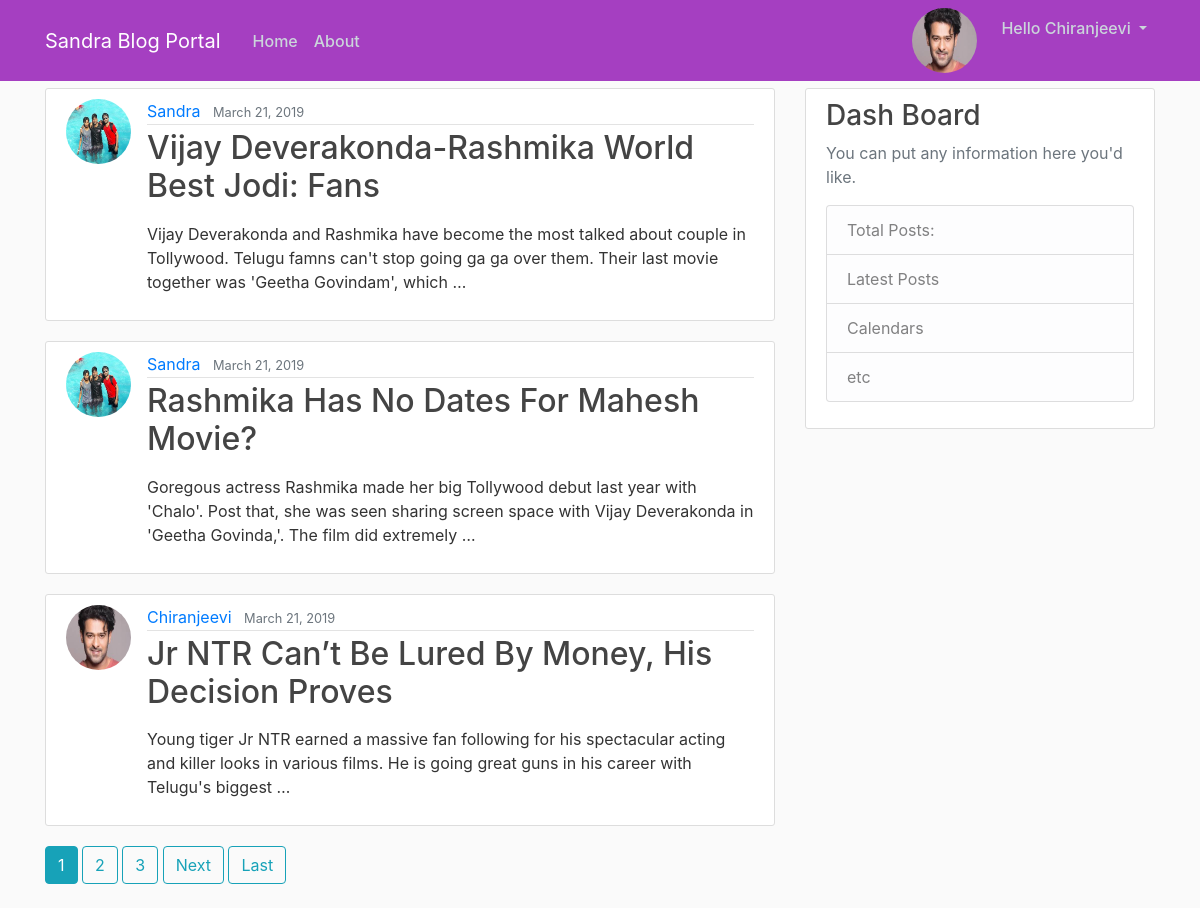
Screenshot of / (signed in) with the database file from the repository.
### users/models.py (models this page shows, shortened)
class Profile(models.Model):
    user=models.OneToOneField(User, on_delete=models.CASCADE)
    image=models.ImageField(default='default.jpg', upload_to='profile_pics')

### blog/models.py (models this page shows, shortened)
class Post(models.Model):
    title=models.CharField(max_length=100)
    content=models.TextField()
    date_posted=models.DateTimeField(default=timezone.now)
    author=models.ForeignKey(User, on_delete=models.CASCADE)

### blog/views.py (the view)
# urls.py: path('', PostListView.as_view(), name='blog-home'),
class PostListView(ListView):
    model=Post
    template_name='blog/home.html'
    context_object_name='posts'
    ordering=['-date_posted']
    paginate_by=3

### blog/templates/blog/home.html (shortened to what this page needs)
{% extends 'blog/base.html' %}
  {% block content %}
    {% for post in posts %}
    <article class="media content-section">
      <img class="rounded-circle article-img" src="{{post.author.profile.image.url}}">
      <div class="media-body">
        <div class="article-metadata">
          <a class="mr-2"  href="{% url 'user-posts' post.author.username %}">{{post.author|title}}</a>
          <small class="text-muted">{{post.date_posted|date:'F d, Y'}}</small>
        </div>
        <h2> <a  class="article-title" href="{% url "post-detail" post.id %}">{{post.title}}</a> </h2>
        <p class="article-content">{{post.content|truncatewords:30|linebreaks}}</p>
      </div>
    </article>
    {% endfor %}
    {% if is_paginated %}
       {% for num in page_obj.paginator.page_range %}
         {% if page_obj.number == num %}
           <a class="btn btn-info mb-4" href="?page={{ num }}">{{ num }}</a>
         {% elif num > page_obj.number|add:'-3' and num < page_obj.number|add:'3' %}
           <a class="btn btn-outline-info mb-4" href="?page={{ num }}">{{ num }}</a>
         {% endif %}
       {% endfor %}
       {% if page_obj.has_next %}
         <a class="btn btn-outline-info mb-4" href="?page={{ page_obj.next_page_number }}">Next</a>
         <a class="btn btn-outline-info mb-4" href="?page={{ page_obj.paginator.num_pages }}">Last</a>
       {% endif %}
     {% endif %}
{% endblock %}

### blog/templates/blog/base.html (shortened to what this page needs)
{% load static %}
<!DOCTYPE html>
<html lang="en" dir="ltr">
  <head>
    <link rel="stylesheet" href="https://stackpath.bootstrapcdn.com/bootstrap/4.3.1/css/bootstrap.min.css">
    <link rel="stylesheet" href="{% static 'blog/css/main.css' %}">
  </head>
  <body>
  <header class="site-header">
  <nav class="navbar navbar-expand-md navbar-dark bg-steel fixed-top">
    <div class="container">
      <a class="navbar-brand mr-4" href="/">Sandra Blog Portal</a>
      <div class="collapse navbar-collapse" id="navbarToggle">
        <div class="navbar-nav mr-auto">
          <a class="nav-item nav-link" href="/">Home</a>
          <a class="nav-item nav-link" href="/about">About</a>
        </div>
        <div class="navbar-nav">
          {% if user.is_authenticated %}
              <img class="rounded-circle article-img" src="{{request.user.profile.image.url}}">
              <div class="dropdown">
                <a class="dropdown-toggle nav-item nav-link" href="#" id="dropdownMain" data-toggle="dropdown" aria-haspopup="true" aria-expanded="false">
                    Hello {{ user.username | title }}
                </a>
              </div>
            {% else %}
          <a class="nav-item nav-link" href="{% url 'login' %}">Login</a>
          <a class="nav-item nav-link" href="{% url 'register' %}">Register</a>
          {% endif %}
        </div>
      </div>
    </div>
  </nav>
</header>
<main role="main" class="container">
 <div class="row">
   <div class="col-md-8">
     {% block content %}{% endblock %}
   </div>
   <div class="col-md-4">
     <div class="content-section">
       <h3>Dash Board</h3>
       <p class='text-muted'>You can put any information here you'd like.
         <ul class="list-group">
           <li class="list-group-item list-group-item-light">Total Posts:</li>
           <li class="list-group-item list-group-item-light">Latest Posts</li>
           <li class="list-group-item list-group-item-light">Calendars</li>
           <li class="list-group-item list-group-item-light">etc</li>
         </ul>
       </p>
     </div>
   </div>
 </div>
</main>
</body>
</html>

### blog/static/blog/css/main.css (style rules this page uses)
body { background: #fafafa; color: #333333; margin-top: 5.5rem; }
h1, h2, h3, h4, h5, h6 { color: #444444; }
ul { margin: 0; }
.bg-steel { background-color: #a53fc1; }
.site-header .navbar-nav .nav-link { color: #cbd5db; font-weight:500; }
.content-section { background: #ffffff; padding: 10px 20px; border: 1px solid #dddddd; border-radius: 3px; margin-bottom: 20px; }
.article-title { color: #444444; }
.article-content { white-space: pre-line; }
.article-img { height: 65px; width: 65px; margin-right: 16px; }
.article-metadata { padding-bottom: 1px; margin-bottom: 4px; border-bottom: 1px solid #e3e3e3 }

### rows the page displays
Post: author.profile.image (picture), author "Sandra", date_posted "March 21, 2019", title "Vijay Deverakonda-Rashmika World Best Jodi: Fans", content "Vijay Deverakonda and Rashmika have become the most talked about couple in Tollywood. Telugu famns can't stop going ga ga over them. Their last movie together was 'Geetha Govindam', which …"
Post: author.profile.image (picture), author "Sandra", date_posted "March 21, 2019", title "Rashmika Has No Dates For Mahesh Movie?", content "Goregous actress Rashmika made her big Tollywood debut last year with 'Chalo'. Post that, she was seen sharing screen space with Vijay Deverakonda in 'Geetha Govinda,'. The film did extremely …"
Post: author.profile.image (picture), author "Chiranjeevi", date_posted "March 21, 2019", title "Jr NTR Can’t Be Lured By Money, His Decision Proves", content "Young tiger Jr NTR earned a massive fan following for his spectacular acting and killer looks in various films. He is going great guns in his career with Telugu's biggest …"

### other values shown
{{ user.username | title }} "Chiranjeevi"
{{ num }} "1"
{{ num }} "2" "3"
